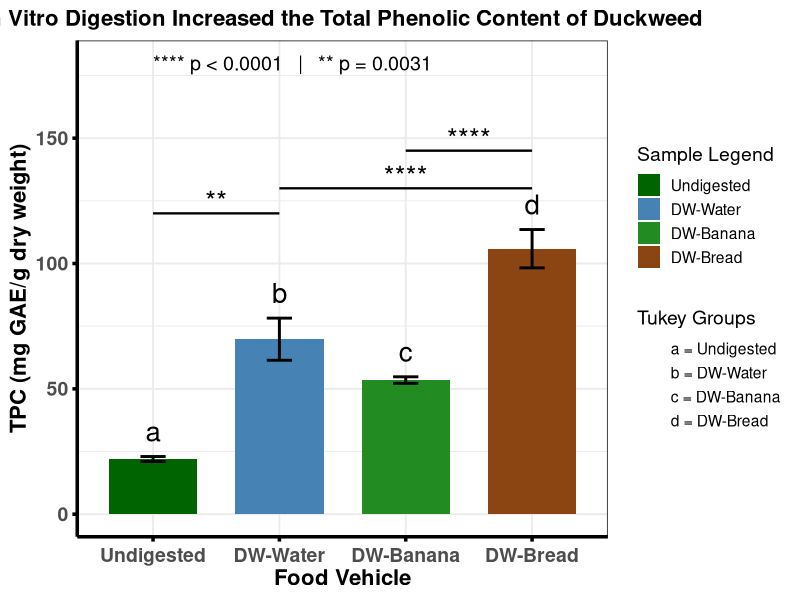

Generate this figure with R:
#This Code is made by Maruf Raihan for FOLIN data statistical analysis and visual presentation

# -----------------------------
# Raw data
# -----------------------------
undig <- c(22.1, 21.0, 23.1)
water <- c(80.0, 65.4, 64.1)
banana <- c(64.4, 68.4, 65.3)
banana_ctrl <- c(12.0, 13.3, 12.1)
dw_banana <- c(52.4, 55.1, 53.2)
dw_bread <- c(114.31, 99.36, 104.06)
bread_ctrl <- c(9.18, 9.53, 9.76)

value <- c(undig, water, banana, banana_ctrl, dw_banana, dw_bread, bread_ctrl)
group <- factor(rep(c("Undigested", "Water", "Banana", "BananaCtrl",
                      "DW_Banana", "DW_Bread", "BreadCtrl"), each = 3))

df <- data.frame(value, group)

# -----------------------------
# ANOVA + Tukey
# -----------------------------
anova_result <- aov(value ~ group, data = df)
summary(anova_result)
TukeyHSD(anova_result)

# -----------------------------
# ggplot2
# -----------------------------
library(ggplot2)

df_bar <- data.frame(
  Sample = c("Undigested", "DW-Water", "DW-Banana", "DW-Bread"),
  Mean   = c(22.00, 69.80, 53.50, 105.90),
  SD     = c(1.00, 8.40, 1.30, 7.65),
  Tukey  = c("a", "b", "c", "d")
)

df_bar$Sample <- factor(df_bar$Sample,
                        levels = c("Undigested", "DW-Water", "DW-Banana", "DW-Bread"))

p <- ggplot(df_bar, aes(x = Sample, y = Mean, fill = Sample)) +
  geom_col(width = 0.7) +
  geom_errorbar(aes(ymin = Mean - SD, ymax = Mean + SD),
                width = 0.2, linewidth = 1) +
  geom_text(aes(label = Tukey, y = Mean + SD + 10), size = 7) +
  
  scale_fill_manual(
    values = c("Undigested" = "darkgreen",
               "DW-Water" = "steelblue",
               "DW-Banana" = "forestgreen",
               "DW-Bread" = "saddlebrown"),
    name = "Sample Legend"
  ) +
  
  geom_point(aes(shape = Tukey), alpha = 0) +
  scale_shape_manual(
    name = "Tukey Groups",
    values = c("a" = 16, "b" = 16, "c" = 16, "d" = 16),
    labels = c("a = Undigested",
               "b = DW-Water",
               "c = DW-Banana",
               "d = DW-Bread")
  ) +
  
  theme_bw(base_size = 14) +
  theme(
    legend.position = "right",
    legend.box = "vertical",
    plot.title = element_text(size = 16, face = "bold", hjust = 0.5),   # <-- TITLE FIXED
    axis.text.x = element_text(angle = 0, hjust = 0.5, vjust = 0.5,
                               size = 14, face = "bold"),
    axis.text.y = element_text(size = 14, face = "bold"),
    axis.title.x = element_text(size = 16, face = "bold"),
    axis.title.y = element_text(size = 16, face = "bold"),
    axis.line = element_line(colour = "black", linewidth = 1.2),
    axis.ticks = element_line(colour = "black", linewidth = 1.2)
  ) +
  labs(
    title = "In Vitro Digestion Increased the Total Phenolic Content of Duckweed",
    x = "Food Vehicle",
    y = "TPC (mg GAE/g dry weight)"
  )

# -----------------------------
# Asterisks + comparison brackets
# -----------------------------
p <- p +
  annotate("segment", x = 2, xend = 4, y = 130, yend = 130, linewidth = 0.8) +
  annotate("text", x = 3, y = 135, label = "****", size = 7) +
  annotate("segment", x = 3, xend = 4, y = 145, yend = 145, linewidth = 0.8) +
  annotate("text", x = 3.5, y = 150, label = "****", size = 7) +
  annotate("segment", x = 1, xend = 2, y = 120, yend = 120, linewidth = 0.8) +
  annotate("text", x = 1.5, y = 125, label = "**", size = 7)

# -----------------------------
# Significance legend inside plot
# -----------------------------
p <- p +
  annotate("text", x = 1, y = 180,
           label = "**** p < 0.0001   |   ** p = 0.0031",
           hjust = 0, size = 5)

print(p)
